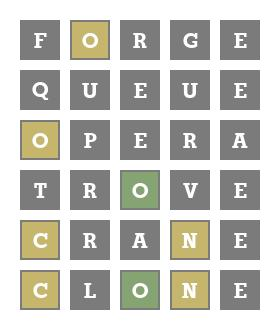
#> input picture test2.jpeg, 280 x 330 px
$ python main3.py
#> lines starting #> are read from the running program, lines starting #| are printed output that depends on the picture
"""
 @Author: Envision
 @Github: ElapsingDreams
 @Gitee: ElapsingDreams
 @Email: None
 @FileName: main3.py
 @DateTime: 2024/11/21 19:30
 @SoftWare: PyCharm
"""
import cv2
import os, json
import numpy as np


def match_templates(image_path, template_dir):
#> called with image_path = 'test2.jpeg', template_dir = './res'
    locs = []

    image = cv2.imread(image_path)
#> image is the input picture: shape (330, 280, 3); mean B, G, R 189.7, 196.5, 197
    gray_image = cv2.cvtColor(image, cv2.COLOR_BGR2GRAY)
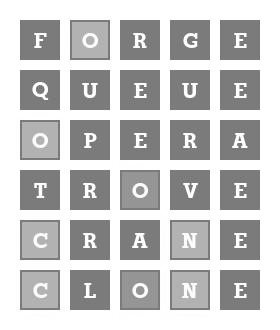
#> gray_image: shape (330, 280); min 91, max 255, mean 195.9

    template_files = [f for f in os.listdir(template_dir) if f.startswith('up_') and f.endswith('.png')]

    for template_file in template_files:
        template_path = os.path.join(template_dir, template_file)
        template = cv2.imread(template_path, 0)
        _, template_h = template.shape

        result = cv2.matchTemplate(gray_image, template, cv2.TM_CCOEFF_NORMED)
        threshold = 0.90

        loc = np.where(result >= threshold)
        for pt in zip(*loc[::-1]):
            print(pt)
            locs.append([pt, template_file[:-4], template_h])
            h, w = template.shape
            cv2.rectangle(image, pt, (pt[0] + w, pt[1] + h), (0, 255, 0), 1)
            cv2.putText(image, template_file[:-4], (pt[0], pt[1] - 10), cv2.FONT_HERSHEY_SIMPLEX, 0.5, (255, 0, 0), 2)

    # cv2.imshow('Template Matcher', image)
    cv2.imwrite('MatchedImage.png', image)
    cv2.waitKey(0)
    cv2.destroyAllWindows()
    return locs


def split_line(locs, index_path):
#> called with index_path = './res/index.json'
    with open(index_path) as f:
#> (reads res/index.json from the repository)
        index = json.load(f)
    # [[(array([129, 229]), array([230, 130])), 'up_A', 20],  ...
    locs.sort(key=lambda x: (x[0][1], x[0][0]))
    # print(locs)
    for i, a in enumerate(locs):
        if i > 0:
            if (locs[i][0][1] - locs[i - 1][0][1]) > ((locs[i][2] + locs[i - 1][2]) / 2):
                print()

        print(index["data"][a[1]], end=" ")


split_line(
    match_templates('test2.jpeg', './res'),
    "./res/index.json"
)
